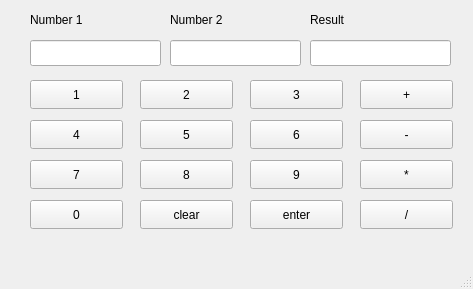
<?xml version="1.0" encoding="UTF-8"?>
<ui version="4.0">
 <class>MainWindow</class>
 <widget class="QMainWindow" name="MainWindow">
  <property name="geometry">
   <rect>
    <x>0</x>
    <y>0</y>
    <width>473</width>
    <height>289</height>
   </rect>
  </property>
  <property name="windowTitle">
   <string>MainWindow</string>
  </property>
  <widget class="QWidget" name="centralwidget">
   <widget class="QLineEdit" name="num1">
    <property name="geometry">
     <rect>
      <x>30</x>
      <y>40</y>
      <width>131</width>
      <height>26</height>
     </rect>
    </property>
   </widget>
   <widget class="QLineEdit" name="num2">
    <property name="geometry">
     <rect>
      <x>170</x>
      <y>40</y>
      <width>131</width>
      <height>26</height>
     </rect>
    </property>
   </widget>
   <widget class="QLineEdit" name="result">
    <property name="geometry">
     <rect>
      <x>310</x>
      <y>40</y>
      <width>141</width>
      <height>26</height>
     </rect>
    </property>
   </widget>
   <widget class="QPushButton" name="N1">
    <property name="geometry">
     <rect>
      <x>30</x>
      <y>80</y>
      <width>93</width>
      <height>29</height>
     </rect>
    </property>
    <property name="text">
     <string>1</string>
    </property>
   </widget>
   <widget class="QPushButton" name="N2">
    <property name="geometry">
     <rect>
      <x>140</x>
      <y>80</y>
      <width>93</width>
      <height>29</height>
     </rect>
    </property>
    <property name="text">
     <string>2</string>
    </property>
   </widget>
   <widget class="QPushButton" name="N3">
    <property name="geometry">
     <rect>
      <x>250</x>
      <y>80</y>
      <width>93</width>
      <height>29</height>
     </rect>
    </property>
    <property name="text">
     <string>3</string>
    </property>
   </widget>
   <widget class="QPushButton" name="add">
    <property name="geometry">
     <rect>
      <x>360</x>
      <y>80</y>
      <width>93</width>
      <height>29</height>
     </rect>
    </property>
    <property name="text">
     <string>+</string>
    </property>
   </widget>
   <widget class="QPushButton" name="N4">
    <property name="geometry">
     <rect>
      <x>30</x>
      <y>120</y>
      <width>93</width>
      <height>29</height>
     </rect>
    </property>
    <property name="text">
     <string>4</string>
    </property>
   </widget>
   <widget class="QPushButton" name="N5">
    <property name="geometry">
     <rect>
      <x>140</x>
      <y>120</y>
      <width>93</width>
      <height>29</height>
     </rect>
    </property>
    <property name="text">
     <string>5</string>
    </property>
   </widget>
   <widget class="QPushButton" name="N6">
    <property name="geometry">
     <rect>
      <x>250</x>
      <y>120</y>
      <width>93</width>
      <height>29</height>
     </rect>
    </property>
    <property name="text">
     <string>6</string>
    </property>
   </widget>
   <widget class="QPushButton" name="sub">
    <property name="geometry">
     <rect>
      <x>360</x>
      <y>120</y>
      <width>93</width>
      <height>29</height>
     </rect>
    </property>
    <property name="text">
     <string>-</string>
    </property>
   </widget>
   <widget class="QPushButton" name="N7">
    <property name="geometry">
     <rect>
      <x>30</x>
      <y>160</y>
      <width>93</width>
      <height>29</height>
     </rect>
    </property>
    <property name="text">
     <string>7</string>
    </property>
   </widget>
   <widget class="QPushButton" name="N8">
    <property name="geometry">
     <rect>
      <x>140</x>
      <y>160</y>
      <width>93</width>
      <height>29</height>
     </rect>
    </property>
    <property name="text">
     <string>8</string>
    </property>
   </widget>
   <widget class="QPushButton" name="N9">
    <property name="geometry">
     <rect>
      <x>250</x>
      <y>160</y>
      <width>93</width>
      <height>29</height>
     </rect>
    </property>
    <property name="text">
     <string>9</string>
    </property>
   </widget>
   <widget class="QPushButton" name="mul">
    <property name="geometry">
     <rect>
      <x>360</x>
      <y>160</y>
      <width>93</width>
      <height>29</height>
     </rect>
    </property>
    <property name="text">
     <string>*</string>
    </property>
   </widget>
   <widget class="QPushButton" name="N0">
    <property name="geometry">
     <rect>
      <x>30</x>
      <y>200</y>
      <width>93</width>
      <height>29</height>
     </rect>
    </property>
    <property name="text">
     <string>0</string>
    </property>
   </widget>
   <widget class="QPushButton" name="clear">
    <property name="geometry">
     <rect>
      <x>140</x>
      <y>200</y>
      <width>93</width>
      <height>29</height>
     </rect>
    </property>
    <property name="text">
     <string>clear</string>
    </property>
   </widget>
   <widget class="QPushButton" name="enter">
    <property name="geometry">
     <rect>
      <x>250</x>
      <y>200</y>
      <width>93</width>
      <height>29</height>
     </rect>
    </property>
    <property name="text">
     <string>enter</string>
    </property>
   </widget>
   <widget class="QPushButton" name="div">
    <property name="geometry">
     <rect>
      <x>360</x>
      <y>200</y>
      <width>93</width>
      <height>29</height>
     </rect>
    </property>
    <property name="text">
     <string>/</string>
    </property>
   </widget>
   <widget class="QLabel" name="label">
    <property name="geometry">
     <rect>
      <x>30</x>
      <y>10</y>
      <width>63</width>
      <height>20</height>
     </rect>
    </property>
    <property name="text">
     <string>Number 1</string>
    </property>
   </widget>
   <widget class="QLabel" name="label_2">
    <property name="geometry">
     <rect>
      <x>170</x>
      <y>10</y>
      <width>81</width>
      <height>20</height>
     </rect>
    </property>
    <property name="text">
     <string>Number 2</string>
    </property>
   </widget>
   <widget class="QLabel" name="label_3">
    <property name="geometry">
     <rect>
      <x>310</x>
      <y>10</y>
      <width>63</width>
      <height>20</height>
     </rect>
    </property>
    <property name="text">
     <string>Result</string>
    </property>
   </widget>
  </widget>
  <widget class="QMenuBar" name="menubar">
   <property name="geometry">
    <rect>
     <x>0</x>
     <y>0</y>
     <width>473</width>
     <height>26</height>
    </rect>
   </property>
  </widget>
  <widget class="QStatusBar" name="statusbar"/>
 </widget>
 <resources/>
 <connections/>
</ui>
